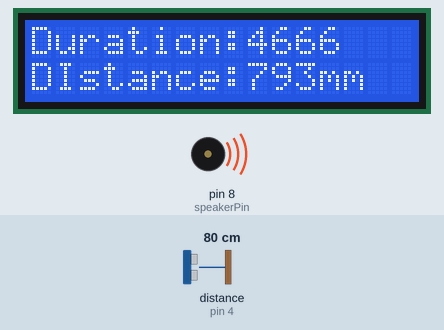
A sketch run on a simulated Arduino Uno, built with avr-gcc and run on an emulated ATmega328P. Parts: 16×2 character LCD, buzzer (waves = sounding). Wiring (inferred from the names in the program): ultrasonic range finder: trigger pin 2; echo pin 4. The inputs (shaded band) are chosen by the test bench; at power-on: distance to the obstacle (sensor on pin 4) 80 cm. The echo pulse lasts 58.3 µs per cm; what the sketch prints to the serial monitor is not drawn.

Above: at 1.2 s.
1.3 s: distance to the obstacle (sensor on pin 4) set to 250 cm
At 2.6 s:
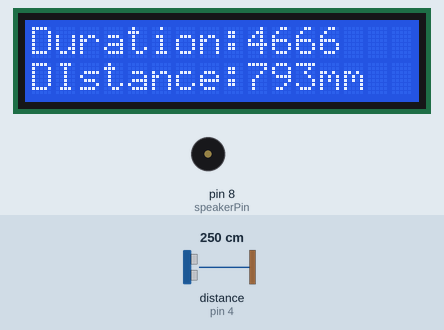
14.9 s: distance to the obstacle (sensor on pin 4) set to 4 cm
At 15.16 s:
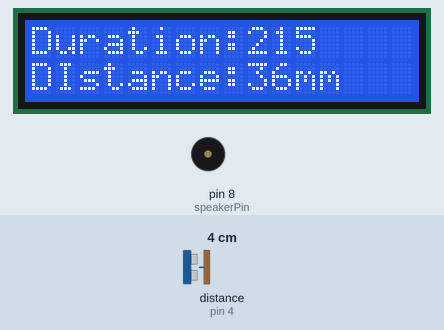
28.5 s: distance to the obstacle (sensor on pin 4) set to 299 cm
At 30.1 s:
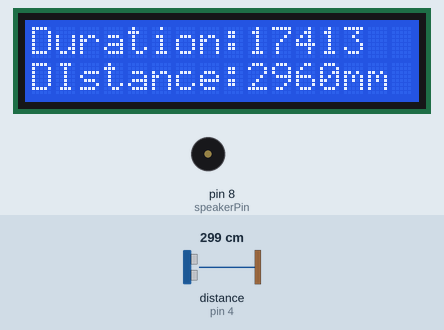
42.1 s: distance to the obstacle (sensor on pin 4) set to 4 cm
At 42.75 s:
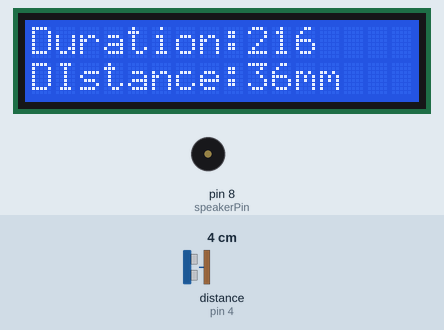
55.7 s: distance to the obstacle (sensor on pin 4) set to 299 cm
At 55.82 s:
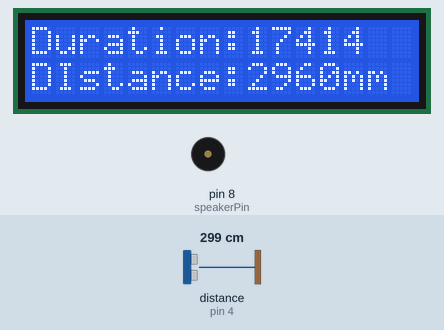
69.3 s: distance to the obstacle (sensor on pin 4) set to 250 cm
At 69.8 s:
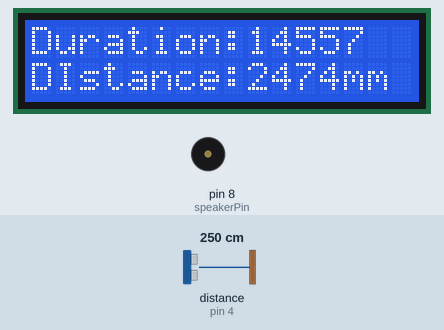
Timing chart, 0 to 72.3 s (numbered marks = the images above; inputs shaded):
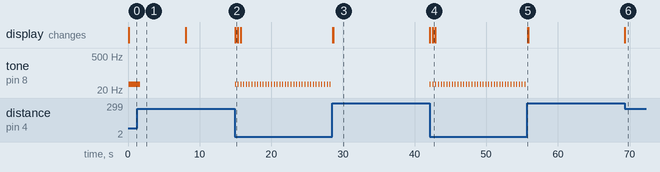

Measured:
- after the input at 1.3 s, tone on pin 8 (speakerPin): goes on until 1.7 s, then stays silent
- after the input at 14.9 s, tone on pin 8 (speakerPin): alternates 35 Hz for 0.07 s and silent for 0.32 s, starting at once; the display: changes at once (image 2)
- after the input at 28.5 s, tone on pin 8 (speakerPin): stops changing and stays silent; the display: first changes after 0.08 s (image 3 shows a later state)
- after the input at 42.1 s, tone on pin 8 (speakerPin): alternates 35 Hz for 0.07 s and silent for 0.32 s, starting at once; the display: first changes at once (image 4 shows a later state)
- after the input at 55.7 s, tone on pin 8 (speakerPin): stops changing and stays silent; the display: changes after 0.08 s (image 5)
- after the input at 69.3 s, the display: changes after 0.06 s (image 6)

The sketch:

HC-SR04.ino
```cpp
#include <LiquidCrystal_I2C.h>
LiquidCrystal_I2C lcd(0x27, 16, 2);

int trigPin = 2;
int echoPin = 4;
int speakerPin = 8;

void setup()
{
    // put your setup code here, to run once:
    Serial.begin(115200);
    pinMode(trigPin, OUTPUT);
    pinMode(echoPin, INPUT);
    lcd.init();
    lcd.backlight();
}

void loop()
{

    long duration, distance;
    digitalWrite(trigPin, LOW);
    digitalWrite(echoPin, LOW);
    delayMicroseconds(2);

    digitalWrite(trigPin, HIGH); // trigPin에서 초음파 발생
    delayMicroseconds(10);
    digitalWrite(trigPin, LOW);
    duration = pulseIn(echoPin, HIGH); // echoPin 이 HIGH를 유지한 시간을 저장 한다.
    distance = ((float)(340 * duration) / 1000) / 2;
    Serial.print("Duration:"); // 시리얼모니터에 Echo가 HIGH인 시간을 표시
    Serial.print(duration);
    Serial.print("\nDIstance:"); // 물체와 초음파 센서간 거리를 표시
    Serial.print(distance);
    Serial.println("mm\n");

    lcd.clear();
    lcd.setCursor(0, 0);
    lcd.print("Duration:"); // 시리얼모니터에 Echo가 HIGH인 시간을 표시
    lcd.print(duration);
    lcd.setCursor(0, 1);
    lcd.print("DIstance:"); // 물체와 초음파 센서간 거리를 표시
    lcd.print(distance);
    lcd.print("mm");
    if (distance < 10)
    {
        tone(speakerPin, 35, 1000);
    }
    else if (distance < 2000)
    {
        tone(speakerPin, 35, distance * 2);
        delay(distance * 10);
    }
}

/*void tone(int distance){
    if(distance < 1000)
}*/
```
